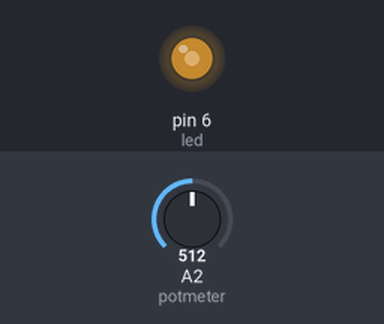
The sketch below on a simulated Arduino Uno, built with avr-gcc and run on an emulated ATmega328P. On the bench: output pins drawn as LEDs (lit = HIGH). The test bench sets the inputs (shaded band); at power-on: A2 (potmeter) = 512.

Above: at 1.2 s.
1.3 s: A2 (potmeter) set to 716
At 1.8 s:
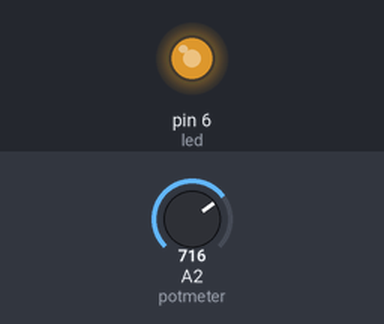
2.8 s: A2 (potmeter) set to 900
At 4.0 s:
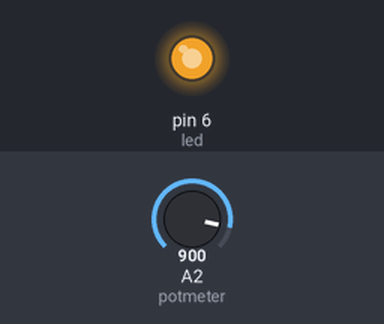
4.3 s: A2 (potmeter) set to 122
At 5.3 s:
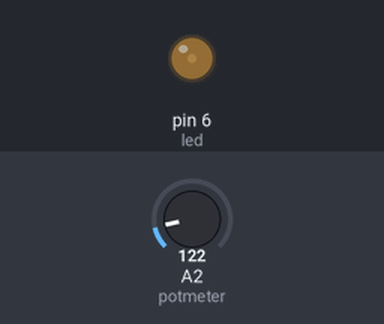
5.8 s: A2 (potmeter) set to 0
At 6.4 s:
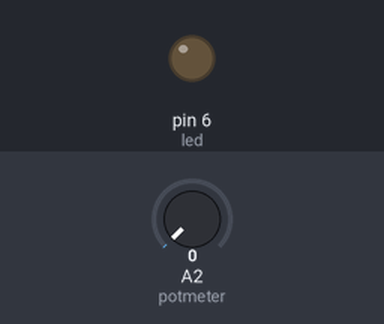
7.3 s: A2 (potmeter) set to 511
At 7.6 s:
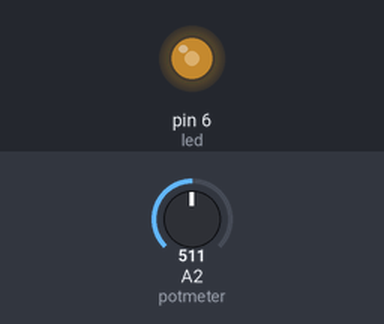
Timing chart, 0 to 9.8 s (numbered marks = the images above; inputs shaded):
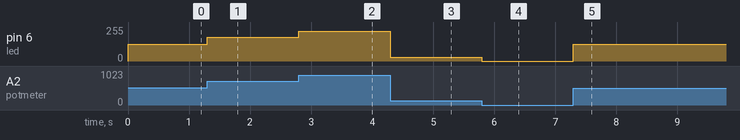

The sketch:

Brightness.ino
```cpp
const int led=6;
const int potmeter=2;
int pot;
void setup() {
pinMode(led,OUTPUT);
}

void loop() {
 pot=analogRead(potmeter);
 pot=map(pot,0,1023,0,255);
 analogWrite(led,pot);
}
```

Measured:
- after the input at 1.3 s, pin 6 (led): 127/255 → 178/255 at once
- after the input at 2.8 s, pin 6 (led): 178/255 → 224/255 at once
- after the input at 4.3 s, pin 6 (led): 224/255 → 30/255 at once
- after the input at 5.8 s, pin 6 (led): 30/255 → 0/255 at once
- after the input at 7.3 s, pin 6 (led): 0/255 → 127/255 at once
